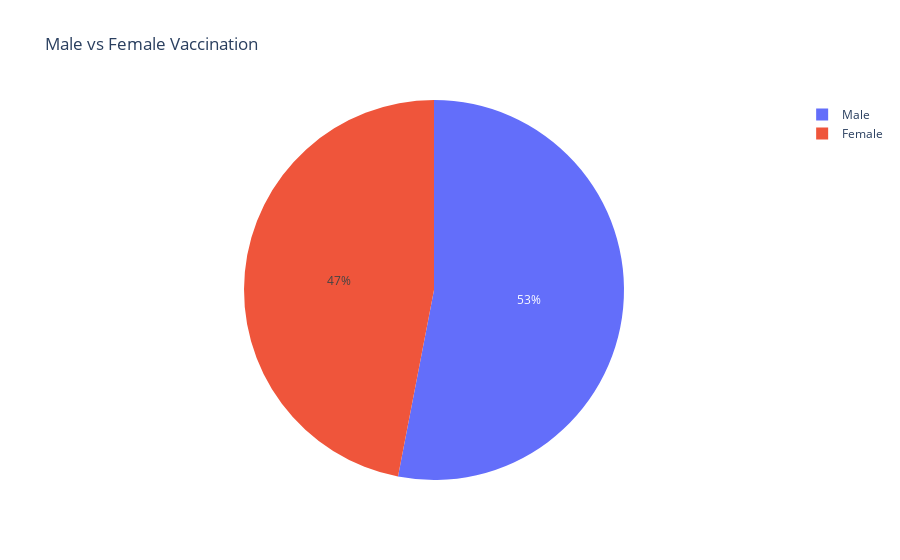

Notebook cell for this chart:
### Code cell
# Male vs Female vaccination
male = vaccination["Male(Individuals Vaccinated)"].sum()
female = vaccination["Female(Individuals Vaccinated)"].sum()
px.pie(names=["Male", "Female"], values=[male, female], title= "Male vs Female Vaccination")

### Figure 1 — Plotly figure (JSON) as saved in the notebook; plotly's stock layout.template omitted (floating-point values rounded to 4 significant figures)
{"data": [{"domain": {"x": [0, 1], "y": [0, 1]}, "hovertemplate": "label=%{label}<br>value=%{value}<extra></extra>", "labels": ["Male", "Female"], "legendgroup": "", "name": "", "showlegend": true, "type": "pie", "values": [7138698858, 6321628736]}], "layout": {"legend": {"tracegroupgap": 0}, "title": {"text": "Male vs Female Vaccination"}}}
